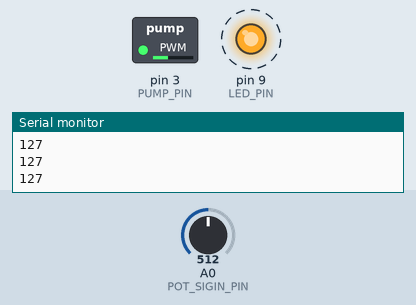
Simulated run of this sketch. Board: Arduino Uno, built with avr-gcc and run on an emulated ATmega328P. On the bench: switched loads named in the sketch (green lamp = pin HIGH), output pins drawn as LEDs (lit = HIGH), the last lines printed to the serial monitor. Dashed ring = blinking. Inputs (shaded band) come from the test bench; at power-on: A0 (POT_SIGIN_PIN) = 512.

Above: at 1.2 s.
1.3 s: A0 (POT_SIGIN_PIN) set to 306
At 2.26 s:
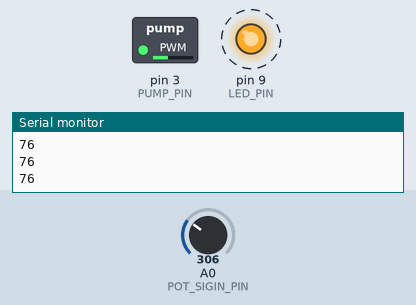
4.3 s: A0 (POT_SIGIN_PIN) set to 122
At 4.8 s:
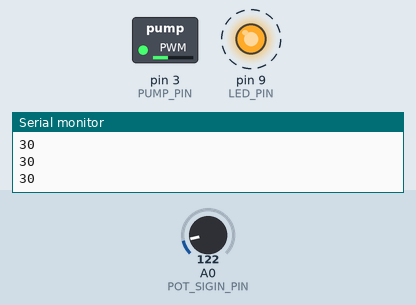
Timing chart, 0 to 11.8 s (numbered marks = the images above; inputs shaded):
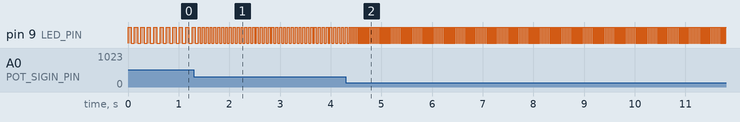

The sketch:

WaterPulseFountain.ino
```cpp
#define PUMP_PIN 3 // For pump
#define LED_PIN 9
#define POT_SIGIN_PIN A0

#define PUMP_PWM_VALUE 95 // Default 95
int pot_map = 0;

void setup() {
  Serial.begin(9600);
  pinMode(PUMP_PIN, OUTPUT);
  pinMode(POT_SIGIN_PIN, INPUT);
  pinMode(LED_PIN, OUTPUT);

  analogWrite(PUMP_PIN, PUMP_PWM_VALUE);
}

void loop() {
  pot_map = map(analogRead(POT_SIGIN_PIN), 0, 1023, 0, 255);
  Serial.println(pot_map);
  pulse(LED_PIN,pot_map);
}

// Need to make snapshot light a static delay. Delay between snapshots should be variable
void pulse(char pin, int interval){
  digitalWrite(pin,1);
  delay(interval/2);
  digitalWrite(pin,0);
  delay(interval/2);
  return;
}

//Base Signal from Arduino
//Collector LED Ground
//Emitter Power Supply and Arduino Ground
//Connect the Arduino ground and Power supply ground
```

Measured:
- after the input at 1.3 s, pin 9 (LED_PIN): alternates HIGH for 0.04 s and LOW for 0.04 s, starting after 0.17 s
- after the input at 4.3 s, pin 9 (LED_PIN): alternates HIGH for 0.02 s and LOW for 0.02 s, starting after 0.10 s
- by itself, pin 9 (LED_PIN): alternates HIGH for 0.06 s and LOW for 0.06 s
